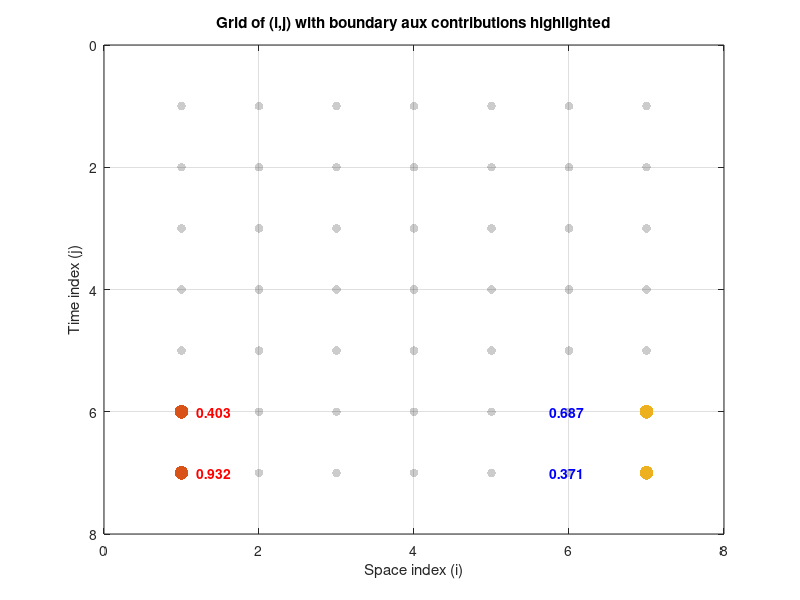

Source code (MATLAB): (Note: this script raises an error after producing the figure.)
function demo_CrankNicolson_aux
% DEMO_VISUALIZE_AUX_GRID_WITH_VALUES
%
% Demonstrates a 2D (i,j) grid for a Crank-Nicolson scheme, highlighting
% which boundary points (in "space" i=1 or i=M+2) at times (j, j+1)
% feed into the 'aux' vector. Additionally displays the numeric values
% matval(1,j), matval(1,j+1), matval(M+2,j), matval(M+2,j+1).
%
% M+2 is total space points, N+1 is total time steps.
% We loop backward in time j = N..1, each time highlighting boundary.

    clear; clc; close all;

    %---------------------------
    % 1) Define grid dimensions
    %---------------------------
    M = 5;           % "interior" = i=2..M => total space pts = M+2 = 7
    N = 6;           % total time steps = N+1 => 7

    % Create a meshgrid of (i, j) for plotting
    [iGrid, jGrid] = meshgrid(1:(M+2), 1:(N+1));
    iFlat = iGrid(:);
    jFlat = jGrid(:);

    %-------------------------------------
    % 2) Example 'matval' array of values
    %-------------------------------------
    % In a real solver, matval(i,j) stores your PDE solution at space i, time j.
    % We'll just fill with random values for demonstration:
    matval = rand(M+2, N+1);

    %--------------------------------
    % 3) Basic figure: show all grid
    %--------------------------------
    figure('Name','Crank-Nicolson Boundary Points','Position',[100 100 800 600]);
    hold on;
    scatter(iFlat, jFlat, 40, 'filled', 'MarkerFaceColor','k','MarkerFaceAlpha',0.2);

    xlabel('Space index (i)');
    ylabel('Time index (j)');
    title('Grid of (i,j) with boundary aux contributions highlighted');
    axis([0 M+3 0 N+2]);  % a bit of padding
    set(gca,'YDir','reverse');  % so j=1 is near the top, if desired
    grid on; box on;

    %-------------------------------------------------
    % 4) Animate backward time steps j = N down to 1
    %-------------------------------------------------
    for j = N:-1:1
        % For each time step j, the boundary 'aux' uses:
        %   V(1, j) + V(1, j+1)       -> aux(1)
        %   V(M+2, j) + V(M+2, j+1)   -> aux(end)

        % Remove old highlight items before drawing new:
        delete(findall(gcf,'Tag','boundaryHighlight'));
        delete(findall(gcf,'Tag','boundaryArrow'));
        delete(findall(gcf,'Tag','boundaryValueText'));

        %---------------------------------------------
        % a) Highlight boundary points: i=1, i=M+2
        %---------------------------------------------
        % Left boundary: (i=1, j) and (i=1, j+1)
        leftX = [1, 1];
        leftY = [j, j+1];
        scatter(leftX, leftY, 100, 'ro','filled','Tag','boundaryHighlight');

        % Right boundary: (i=M+2, j) and (i=M+2, j+1)
        rightX = [M+2, M+2];
        rightY = [j, j+1];
        scatter(rightX, rightY, 100, 'bo','filled','Tag','boundaryHighlight');

        %----------------------------------------------
        % b) Label numeric values at these boundary pts
        %----------------------------------------------
        % left boundary (i=1)
        text(1 + 0.2, j,     sprintf('%.3f',matval(1,j)), ...
            'Color','r','Tag','boundaryValueText','FontWeight','bold');
        text(1 + 0.2, j+1,   sprintf('%.3f',matval(1,j+1)), ...
            'Color','r','Tag','boundaryValueText','FontWeight','bold');

        % right boundary (i=M+2)
        text((M+2) - 0.8, j,   sprintf('%.3f',matval(M+2,j)), ...
            'Color','b','Tag','boundaryValueText','FontWeight','bold',...
            'HorizontalAlignment','right');
        text((M+2) - 0.8, j+1, sprintf('%.3f',matval(M+2,j+1)), ...
            'Color','b','Tag','boundaryValueText','FontWeight','bold',...
            'HorizontalAlignment','right');

        %----------------------------------------------
        % c) Draw arrows to show where aux is added
        %----------------------------------------------
        % The first interior node is i=2 => gets aux(1)
        % The last interior node is i=M+1 => gets aux(end)
        yMid = j + 0.5;  % between j and j+1
        drawArrowInDataCoords([1.1, 2 - 0.1], [yMid, yMid], 'r', 0.8);
        drawArrowInDataCoords([ (M+2) - 0.1, (M+1) + 0.1 ], [yMid, yMid], 'b', 0.8);

        % Optional arrow label
        text(1.5, yMid - 0.1, 'aux(1)', ...
            'Color','r','Tag','boundaryArrow','FontWeight','bold','FontSize',10,...
            'HorizontalAlignment','center');
        text(M+1.5, yMid - 0.1, 'aux(end)', ...
            'Color','b','Tag','boundaryArrow','FontWeight','bold','FontSize',10,...
            'HorizontalAlignment','center');

        %-------------------------------------
        % d) Pause to visualize each time step
        %-------------------------------------
        drawnow;
        pause(0.8);
    end
end